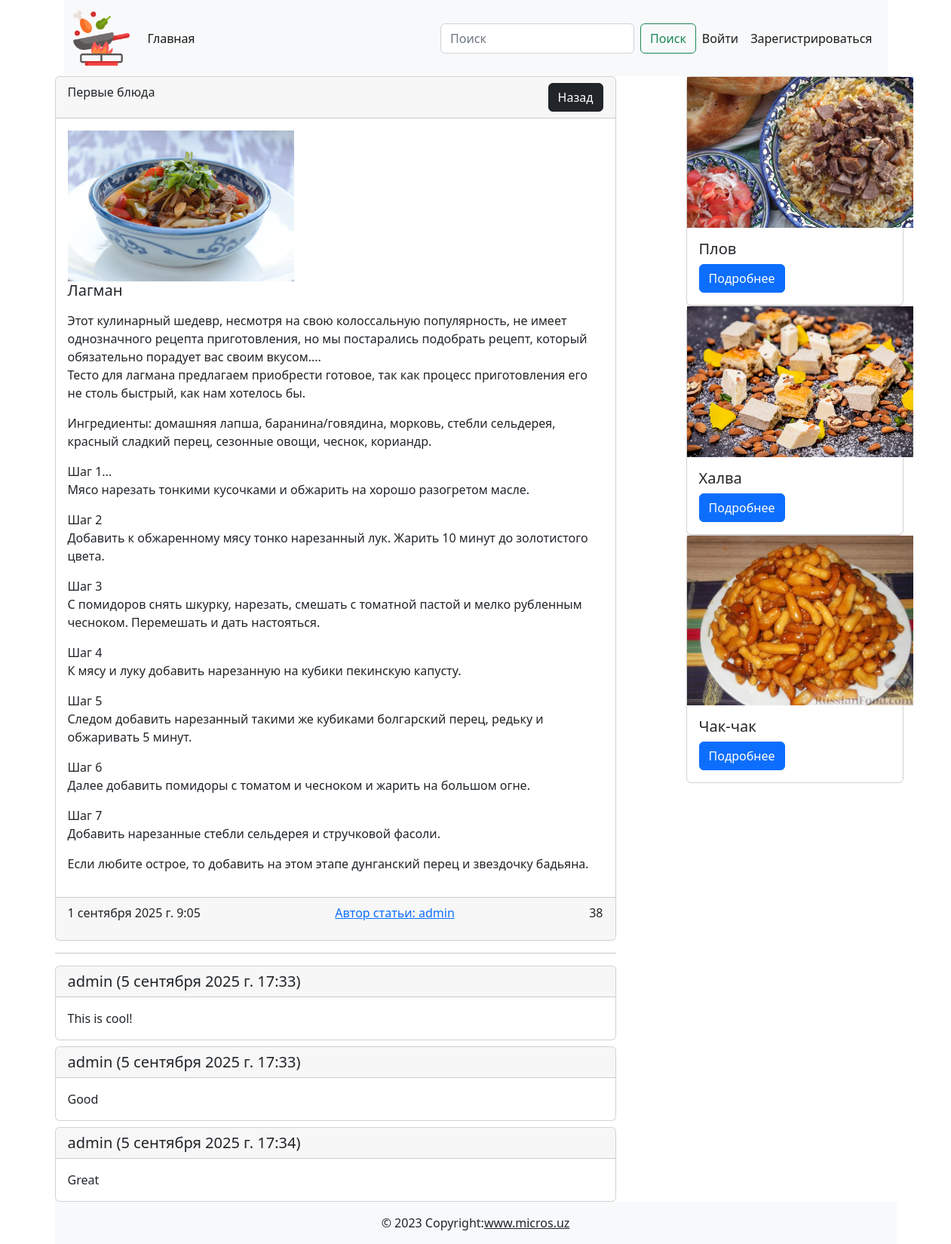
The app's page /post/1/ with its own data.
### cooking/models.py (models this page shows, shortened)
class Post(models.Model):
    title = models.CharField(max_length=255, verbose_name='Заголовок статьи')
    content = models.TextField(default='Скоро тут будет статья...', verbose_name='Текст статьи')
    created_at = models.DateTimeField(auto_now_add=True, verbose_name='Дата создания')
    updated_at = models.DateTimeField(auto_now=True, verbose_name='Дата обновления')
    photo = models.ImageField(upload_to='photos/', blank=True, null=True, verbose_name='Изображения')
    watched = models.IntegerField(default=0, verbose_name='Просмотры')
    is_published = models.BooleanField(default=True, verbose_name='Публикация')
    category = models.ForeignKey(Category, on_delete=models.CASCADE, related_name='posts', verbose_name='Категория')
    author = models.ForeignKey(User, default=None, null=True, blank=True, on_delete=models.CASCADE)
    def __str__(self):
        return self.title
    def get_absolute_url(self):
        return reverse('post_detail', kwargs={'pk': self.pk})
    class Meta:
        verbose_name = 'Пост'
        verbose_name_plural = 'Посты'

class Category(models.Model):
    title = models.CharField(max_length=255, verbose_name='Название категории')
    def __str__(self):
        return self.title
    class Meta:
        verbose_name = 'Категория'
        verbose_name_plural = 'Категории'

class Comment(models.Model):
    post = models.ForeignKey(Post, on_delete=models.CASCADE, verbose_name='Пост')
    user = models.ForeignKey(User, on_delete=models.CASCADE, verbose_name='пользователь')
    text = models.TextField(verbose_name='комментарии')
    created_at = models.DateTimeField(auto_now_add=True, verbose_name='Дата создания')
    def __str__(self):
        return self.text
    class Meta:
        verbose_name = 'Комментарий'
        verbose_name_plural = 'Комментарии'

### cooking/views.py (the view)
# urls.py: path('post/<int:pk>/', PostDetail.as_view(), name='post_detail'),
class PostDetail(DetailView):
    model = Post
    template_name = 'cooking/article_detail.html'
    def get_queryset(self):
        return Post.objects.filter(pk=self.kwargs['pk'])
    def get_context_data(self, **kwargs):
        Post.objects.filter(pk=self.kwargs['pk']).update(watched=F('watched') + 1)
        context = super().get_context_data()
        post = Post.objects.get(pk=self.kwargs['pk'])
        posts = Post.objects.all().exclude(pk=self.kwargs['pk']).order_by('-watched')[:5]
        context['title'] = post
        context['ext_posts'] = posts
        context['comments'] = Comment.objects.filter(post=post)
        if self.request.user.is_authenticated:
            context['comment_form'] = CommentForm
        return context

### cooking/templates/cooking/article_detail.html (shortened to what this page needs)
{% extends 'base.html' %}
{% block main %}
<main>
    <div class="d-flex justify-content-between">
        <div class="col-8">
            <div class="card">
                <div class="card-header d-flex justify-content-between">{{ post.category }}
                    <div>
                        <a href="{% url 'category_list' post.category.pk %}" class="btn btn-dark">Назад</a>
                    </div>
                </div>
                <div class="card-body">
                    {% if post.photo %}
                    <img src="{{ post.photo.url }}" width="300" alt="">
                    {% else %}
                    <img src="https://www.raumplus.ru/upload/iblock/99e/Skoro-zdes-budet-foto.jpg" width="300" alt="">
                    {% endif %}
                    <h5 class="card-title">{{ post.title }}</h5>
                    <p class="card-text">
                        {{ post.content | linebreaks }}
                    </p>
                </div>
                <div class="card-footer d-flex justify-content-between"><p class="card-text">{{ post.created_at }}</p>
                    <a href="{% url 'profile' post.author.pk %}">Автор статьи: {{ post.author }}</a>
                    <p class="card-text">{{ post.watched }}</p>
                </div>
            </div>
            <hr>
            {% for comment in comments %}
            <div class="card mt-2"><h5 class="card-header">{{ comment.user }}  ({{ comment.created_at }})</h5>
                <div class="card-body">
                    <p class="card-text">{{ comment }}</p>
                </div>
            </div>
            {% endfor %}
        </div>
        <div class="col-1"></div>
        <div class="col-4">
            {% for ext in ext_posts %}
            <div class="card" style="width: 18rem;">
                {% if ext.photo %}
                <img src="{{ ext.photo.url }}" width="300" alt="">
                {% else %}
                <img class="card-img-top" src="https://www.raumplus.ru/upload/iblock/99e/Skoro-zdes-budet-foto.jpg"
                     width="200" alt="">
                {% endif %}
                <div class="card-body"><h5 class="card-title">{{ ext.title }}</h5><a href="{{ ext.get_absolute_url }}"
                                                                           class="btn btn-primary">Подробнее</a></div>
            </div>
            {% endfor %}
        </div>
    </div>
</main>
{% endblock main %}

### records on screen
Post: category "Первые блюда", photo (picture), title "Лагман", content "Этот кулинарный шедевр, несмотря на свою колоссальную популярность, не имеет однозначного рецепта приготовления, но мы постарались подобрать рецепт, который обязательно порадует вас своим вкусом.... Тесто для лагмана предлагаем приобрести готовое, так как процесс приготовления его не столь быстрый, как нам хотелось бы. Ингредиенты: домашняя лапша, баранина/говядина, морковь, стебли сельдерея, красный сладкий перец, сезонные овощи, чеснок, кориандр. Шаг 1... Мясо нарезать тонкими кусочками и обжарить на хорошо разогретом масле. Шаг 2 Добавить к обжаренному мясу тонко нарезанный лук. Жарить 10 минут до золотистого цвета. Шаг 3 С помидоров снять шкурку, нарезать, смешать с томатной пастой и…", created_at "1 сентября 2025 г. 9:05", author "admin", watched "38"
Comment: user "admin", created_at "5 сентября 2025 г. 17:33", text "This is cool!"
Comment: user "admin", created_at "5 сентября 2025 г. 17:33", text "Good"
Comment: user "admin", created_at "5 сентября 2025 г. 17:34", text "Great"
Post: photo (picture), title "Плов"
Post: photo (picture), title "Халва"
Post: photo (picture), title "Чак-чак"
